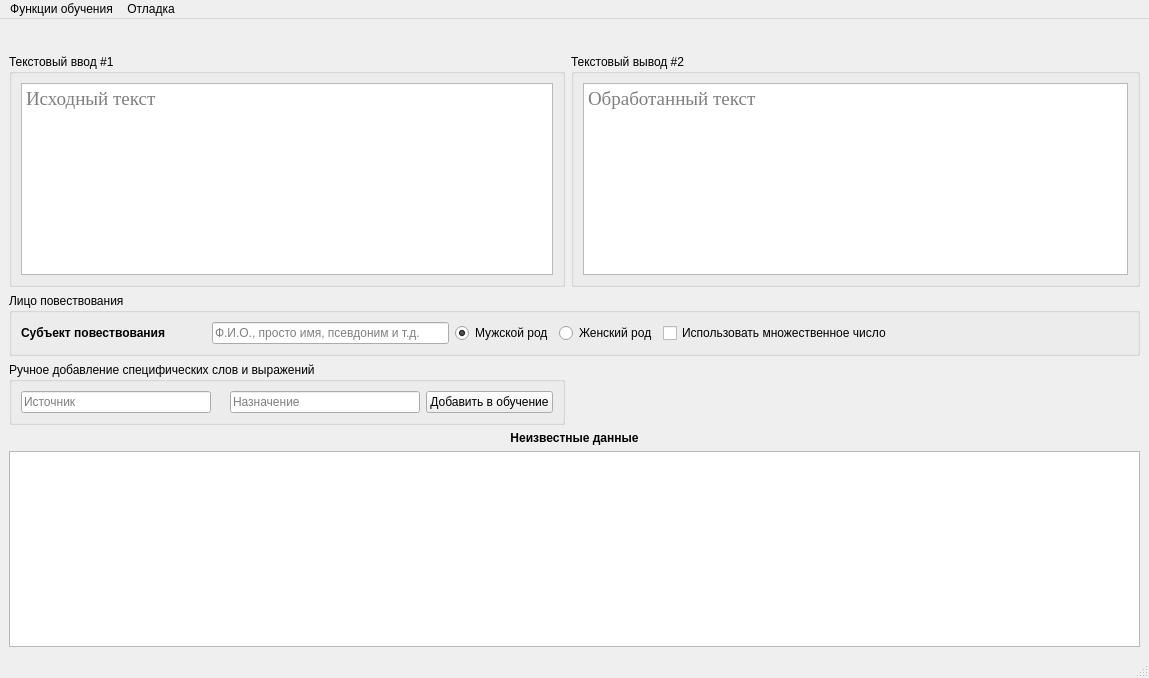
<?xml version="1.0" encoding="UTF-8"?>
<ui version="4.0">
 <class>MainWindow</class>
 <widget class="QMainWindow" name="MainWindow">
  <property name="geometry">
   <rect>
    <x>0</x>
    <y>0</y>
    <width>1149</width>
    <height>678</height>
   </rect>
  </property>
  <property name="windowTitle">
   <string>[SMART-справка] Окно конвертирования лица повествования</string>
  </property>
  <widget class="QWidget" name="centralwidget">
   <layout class="QGridLayout" name="gridLayout_3">
    <item row="0" column="0">
     <widget class="QLabel" name="label_5">
      <property name="maximumSize">
       <size>
        <width>183</width>
        <height>31</height>
       </size>
      </property>
      <property name="text">
       <string/>
      </property>
      <property name="pixmap">
       <pixmap resource="resources.qrc">:/icons/logo.png</pixmap>
      </property>
      <property name="scaledContents">
       <bool>true</bool>
      </property>
     </widget>
    </item>
    <item row="3" column="0">
     <widget class="QGroupBox" name="groupBox_4">
      <property name="title">
       <string>Ручное добавление специфических слов и выражений</string>
      </property>
      <layout class="QGridLayout" name="gridLayout_5">
       <item row="0" column="0">
        <widget class="QLineEdit" name="lineEdit_2">
         <property name="placeholderText">
          <string>Источник</string>
         </property>
        </widget>
       </item>
       <item row="0" column="2">
        <widget class="QLineEdit" name="lineEdit_3">
         <property name="placeholderText">
          <string>Назначение</string>
         </property>
        </widget>
       </item>
       <item row="0" column="3">
        <widget class="QPushButton" name="pushButton">
         <property name="text">
          <string>Добавить в обучение</string>
         </property>
        </widget>
       </item>
       <item row="0" column="1">
        <widget class="QLabel" name="label_3">
         <property name="maximumSize">
          <size>
           <width>30</width>
           <height>30</height>
          </size>
         </property>
         <property name="text">
          <string/>
         </property>
         <property name="pixmap">
          <pixmap resource="resources.qrc">:/icons/iconfinder_34_61498.png</pixmap>
         </property>
         <property name="scaledContents">
          <bool>true</bool>
         </property>
        </widget>
       </item>
      </layout>
     </widget>
    </item>
    <item row="5" column="0" colspan="3">
     <widget class="QListWidget" name="log"/>
    </item>
    <item row="2" column="0" colspan="3">
     <widget class="QGroupBox" name="groupBox_3">
      <property name="title">
       <string>Лицо повествования</string>
      </property>
      <layout class="QGridLayout" name="gridLayout_4">
       <item row="0" column="6">
        <spacer name="horizontalSpacer_2">
         <property name="orientation">
          <enum>Qt::Horizontal</enum>
         </property>
         <property name="sizeHint" stdset="0">
          <size>
           <width>40</width>
           <height>20</height>
          </size>
         </property>
        </spacer>
       </item>
       <item row="0" column="0">
        <widget class="QLabel" name="label">
         <property name="font">
          <font>
           <weight>75</weight>
           <bold>true</bold>
          </font>
         </property>
         <property name="text">
          <string>Субъект повествования</string>
         </property>
        </widget>
       </item>
       <item row="0" column="1">
        <spacer name="horizontalSpacer">
         <property name="orientation">
          <enum>Qt::Horizontal</enum>
         </property>
         <property name="sizeType">
          <enum>QSizePolicy::Fixed</enum>
         </property>
         <property name="sizeHint" stdset="0">
          <size>
           <width>40</width>
           <height>20</height>
          </size>
         </property>
        </spacer>
       </item>
       <item row="0" column="2">
        <widget class="QLineEdit" name="lineEdit">
         <property name="placeholderText">
          <string>Ф.И.О., просто имя, псевдоним и т.д.</string>
         </property>
        </widget>
       </item>
       <item row="0" column="4">
        <widget class="QRadioButton" name="radioButton">
         <property name="text">
          <string>Женский род</string>
         </property>
        </widget>
       </item>
       <item row="0" column="3">
        <widget class="QRadioButton" name="radioButton_2">
         <property name="text">
          <string>Мужской род</string>
         </property>
         <property name="checked">
          <bool>true</bool>
         </property>
        </widget>
       </item>
       <item row="0" column="5">
        <widget class="QCheckBox" name="checkBox">
         <property name="text">
          <string>Использовать множественное число</string>
         </property>
        </widget>
       </item>
      </layout>
     </widget>
    </item>
    <item row="1" column="0">
     <widget class="QGroupBox" name="groupBox">
      <property name="title">
       <string>Текстовый ввод #1</string>
      </property>
      <layout class="QGridLayout" name="gridLayout">
       <item row="0" column="1">
        <widget class="QTextEdit" name="txtInput">
         <property name="font">
          <font>
           <family>Times New Roman</family>
           <pointsize>14</pointsize>
          </font>
         </property>
         <property name="html">
          <string>&lt;!DOCTYPE HTML PUBLIC &quot;-//W3C//DTD HTML 4.0//EN&quot; &quot;http://www.w3.org/TR/REC-html40/strict.dtd&quot;&gt;
&lt;html&gt;&lt;head&gt;&lt;meta name=&quot;qrichtext&quot; content=&quot;1&quot; /&gt;&lt;style type=&quot;text/css&quot;&gt;
p, li { white-space: pre-wrap; }
&lt;/style&gt;&lt;/head&gt;&lt;body style=&quot; font-family:'Times New Roman'; font-size:14pt; font-weight:400; font-style:normal;&quot;&gt;
&lt;p style=&quot;-qt-paragraph-type:empty; margin-top:0px; margin-bottom:0px; margin-left:0px; margin-right:0px; -qt-block-indent:0; text-indent:0px;&quot;&gt;&lt;br /&gt;&lt;/p&gt;&lt;/body&gt;&lt;/html&gt;</string>
         </property>
         <property name="placeholderText">
          <string>Исходный текст</string>
         </property>
        </widget>
       </item>
      </layout>
     </widget>
    </item>
    <item row="4" column="0" colspan="3">
     <widget class="QLabel" name="label_2">
      <property name="font">
       <font>
        <weight>75</weight>
        <bold>true</bold>
       </font>
      </property>
      <property name="text">
       <string>Неизвестные данные</string>
      </property>
      <property name="alignment">
       <set>Qt::AlignCenter</set>
      </property>
     </widget>
    </item>
    <item row="0" column="2">
     <widget class="QLabel" name="label_6">
      <property name="maximumSize">
       <size>
        <width>183</width>
        <height>31</height>
       </size>
      </property>
      <property name="text">
       <string/>
      </property>
      <property name="pixmap">
       <pixmap resource="resources.qrc">:/icons/lod.png</pixmap>
      </property>
      <property name="scaledContents">
       <bool>true</bool>
      </property>
      <property name="alignment">
       <set>Qt::AlignRight|Qt::AlignTrailing|Qt::AlignVCenter</set>
      </property>
     </widget>
    </item>
    <item row="0" column="1">
     <spacer name="horizontalSpacer_3">
      <property name="orientation">
       <enum>Qt::Horizontal</enum>
      </property>
      <property name="sizeHint" stdset="0">
       <size>
        <width>40</width>
        <height>20</height>
       </size>
      </property>
     </spacer>
    </item>
    <item row="1" column="1" colspan="2">
     <widget class="QGroupBox" name="groupBox_2">
      <property name="title">
       <string>Текстовый вывод #2</string>
      </property>
      <layout class="QGridLayout" name="gridLayout_2">
       <item row="0" column="0">
        <widget class="QTextEdit" name="txtOutput">
         <property name="font">
          <font>
           <family>Times New Roman</family>
           <pointsize>14</pointsize>
          </font>
         </property>
         <property name="html">
          <string>&lt;!DOCTYPE HTML PUBLIC &quot;-//W3C//DTD HTML 4.0//EN&quot; &quot;http://www.w3.org/TR/REC-html40/strict.dtd&quot;&gt;
&lt;html&gt;&lt;head&gt;&lt;meta name=&quot;qrichtext&quot; content=&quot;1&quot; /&gt;&lt;style type=&quot;text/css&quot;&gt;
p, li { white-space: pre-wrap; }
&lt;/style&gt;&lt;/head&gt;&lt;body style=&quot; font-family:'Times New Roman'; font-size:14pt; font-weight:400; font-style:normal;&quot;&gt;
&lt;p style=&quot;-qt-paragraph-type:empty; margin-top:0px; margin-bottom:0px; margin-left:0px; margin-right:0px; -qt-block-indent:0; text-indent:0px;&quot;&gt;&lt;br /&gt;&lt;/p&gt;&lt;/body&gt;&lt;/html&gt;</string>
         </property>
         <property name="placeholderText">
          <string>Обработанный текст</string>
         </property>
        </widget>
       </item>
      </layout>
     </widget>
    </item>
   </layout>
  </widget>
  <widget class="QMenuBar" name="menubar">
   <property name="geometry">
    <rect>
     <x>0</x>
     <y>0</y>
     <width>1149</width>
     <height>20</height>
    </rect>
   </property>
   <widget class="QMenu" name="menu">
    <property name="title">
     <string>Функции обучения</string>
    </property>
    <addaction name="action"/>
    <addaction name="action_3"/>
   </widget>
   <widget class="QMenu" name="menu_2">
    <property name="title">
     <string>Отладка</string>
    </property>
    <addaction name="action_2"/>
   </widget>
   <addaction name="menu"/>
   <addaction name="menu_2"/>
  </widget>
  <widget class="QStatusBar" name="statusbar"/>
  <action name="action">
   <property name="text">
    <string>Произвести автозамену по известным данным</string>
   </property>
  </action>
  <action name="action_2">
   <property name="text">
    <string>Редактор правил</string>
   </property>
  </action>
  <action name="action_3">
   <property name="text">
    <string>Выполнить самообучение из полей ввода</string>
   </property>
  </action>
 </widget>
 <resources>
  <include location="resources.qrc"/>
 </resources>
 <connections/>
</ui>
